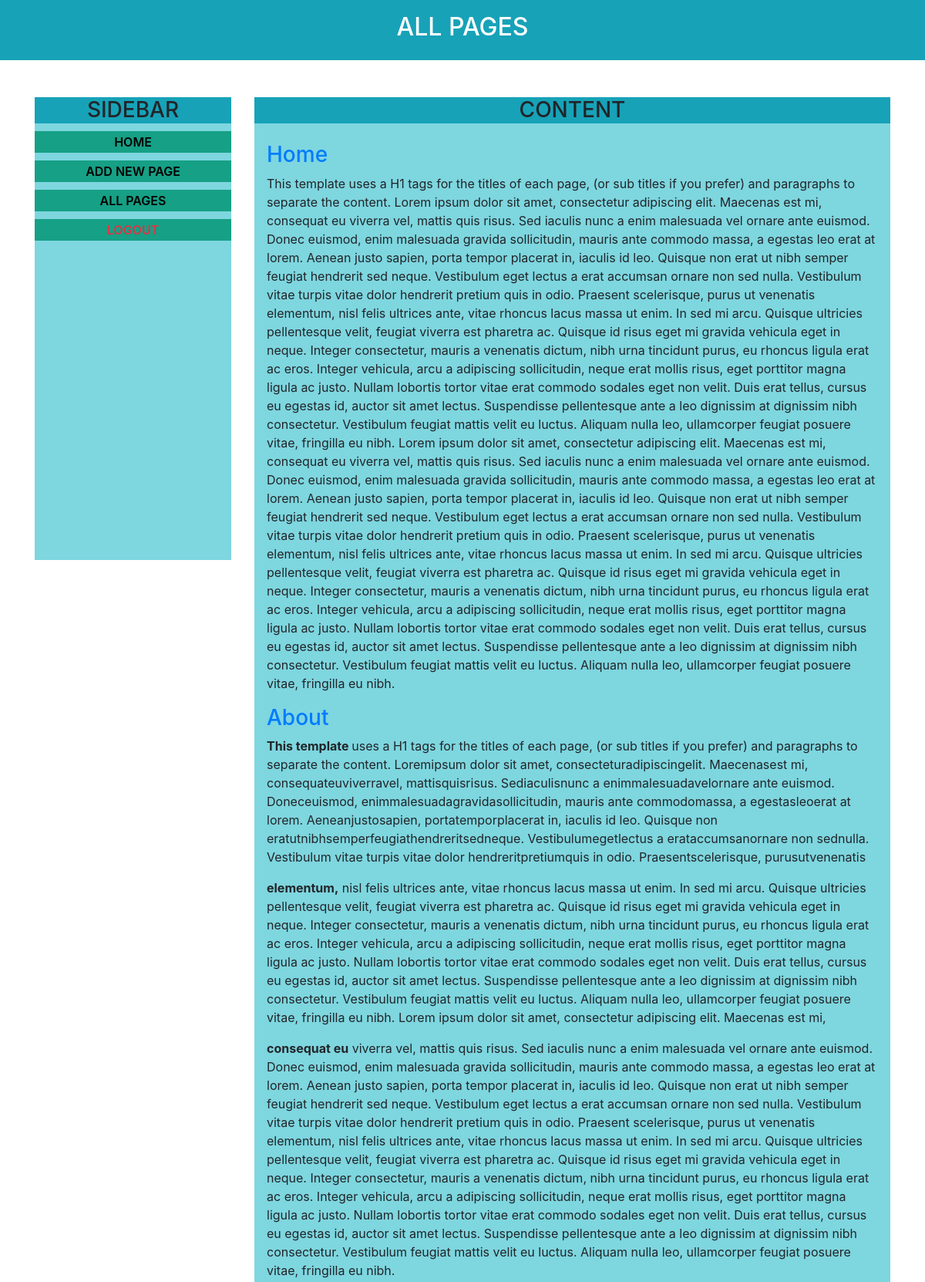
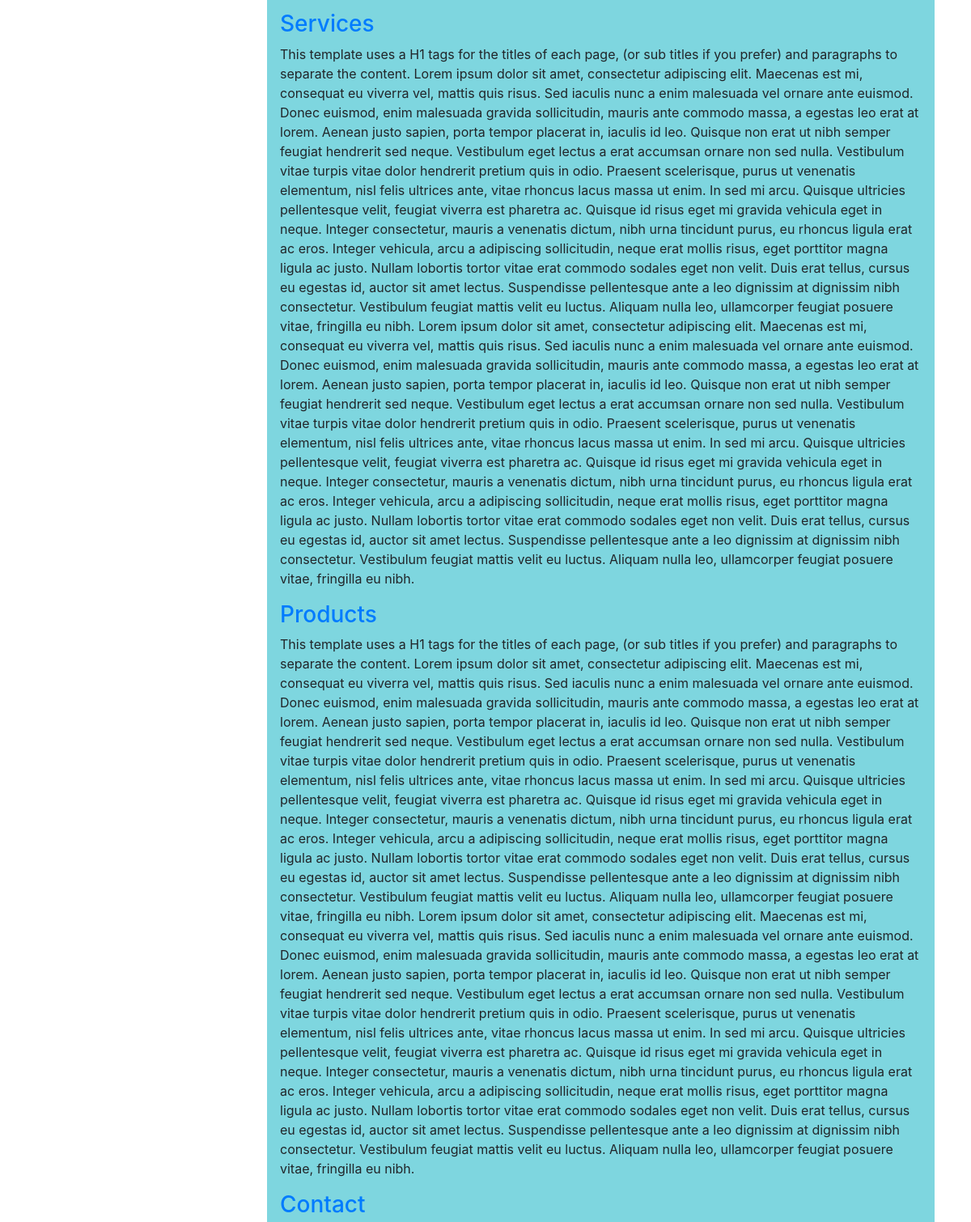
The page /project1/admin/pages.php (signed in, upper part) on the database its author committed (2 pictures, top to bottom).
### tables this page shows
CREATE TABLE `pages` (
  `id` int(11) NOT NULL,
  `pagetitle` varchar(255) NOT NULL,
  `pagecontent` text NOT NULL,
  `url` text NOT NULL,
  `pageid` int(11) NOT NULL
);

### project1/admin/pages.php (the view, shortened to what this page needs)
<?php
require_once("config.php");
?>
<!DOCTYPE html>
<html lang="en">
<head>
<link rel="stylesheet" href="https://stackpath.bootstrapcdn.com/bootstrap/4.5.2/css/bootstrap.min.css">
<link rel="stylesheet" href="style.css">
</head>
<body>
    <div class="bg-info text-uppercase text-center py-3">
    <h2>All Pages</h2>
    </div>
    <div class="container">
        <div class="row">
            <div class="col-md-3">
                <div class="left-sidebar text-uppercase my-5">
                    <h3 class="text-center bg-info">Sidebar</h3>
                    <div class="admin-pages">
                        <ul>
                            <li><a href="../index.php">Home</a></li>
                            <li><a href="add-page.php">Add New Page</a></li>
                            <li><a href="pages.php">All Pages</a></li>
                            <li>
                                <a class="nav-link text-danger" href="../logout.php">logout</a>
                           </li>
                        </ul>
                    </div>
                </div>
            </div>
            <div class="col-md-9">
                <div class="main-content my-5">
                    <h3 class="text-center bg-info text-uppercase">Content</h3>
                    <div class="p-3">
                        <ul>
                            <?php $query = mysqli_query($connection, "SELECT * FROM pages");?>
                            <?php while($row = mysqli_fetch_assoc($query)): ?>
                                <li><h3><a href="edit.php<?php echo $row['url']; ?>"><?php echo $row['pagetitle'];?></a></h3></li>
                                <li><?php echo $row['pagecontent'];?></li>
                            <?php endwhile; ?>
                        </ul>
                    </div>
                </div>
            </div>
        </div>
    </div>
</body>
</html>

### project1/admin/style.css (style rules this page uses)
body { margin: 0; }
.header h2, h2 { color: #fff; }
.main-content, .left-sidebar { background-color: #7ed6df; min-height: 600px; }
ul { margin: 0; padding: 0; list-style: none; }
a,a:hover { text-decoration: none; }
.left-sidebar li { margin: 10px 0; text-align: center; }
.left-sidebar li a { background-color: #16a085; display: block; color: #000; padding: 2px; font-weight: 600; }

### rows shown on the page
pages: pagetitle "Home", pagecontent "This template uses a H1 tags for the titles of each page, (or sub titles if you prefer) and paragraphs to separate the content. Lorem ipsum dolor sit amet, consectetur adipiscing elit. Maecenas est mi, consequat eu viverra vel, mattis quis risus. Sed iaculis nunc a enim malesuada vel ornare ante euismod. Donec euismod, enim malesuada gravida sollicitudin, mauris ante commodo massa, a egestas leo erat at lorem. Aenean justo sapien, porta tempor placerat in, iaculis id leo. Quisque non erat ut nibh semper feugiat hendrerit sed neque. Vestibulum eget lectus a erat accumsan ornare non sed nulla. Vestibulum vitae turpis vitae dolor hendrerit pretium quis in odio. Praesent scelerisque, purus ut…"
pages: pagetitle "About", pagecontent "This template uses a H1 tags for the titles of each page, (or sub titles if you prefer) and paragraphs to separate the content. Loremipsum dolor sit amet, consecteturadipiscingelit. Maecenasest mi, consequateuviverravel, mattisquisrisus. Sediaculisnunc a enimmalesuadavelornare ante euismod. Doneceuismod, enimmalesuadagravidasollicitudin, mauris ante commodomassa, a egestasleoerat at lorem. Aeneanjustosapien, portatemporplacerat in, iaculis id leo. Quisque non eratutnibhsemperfeugiathendreritsedneque. Vestibulumegetlectus a erataccumsanornare non sednulla. Vestibulum vitae turpis vitae dolor hendreritpretiumquis in odio. Praesentscelerisque, purusutvenenatis elementum, nisl felis ultrices…"
pages: pagetitle "Services", pagecontent "This template uses a H1 tags for the titles of each page, (or sub titles if you prefer) and paragraphs to separate the content. Lorem ipsum dolor sit amet, consectetur adipiscing elit. Maecenas est mi, consequat eu viverra vel, mattis quis risus. Sed iaculis nunc a enim malesuada vel ornare ante euismod. Donec euismod, enim malesuada gravida sollicitudin, mauris ante commodo massa, a egestas leo erat at lorem. Aenean justo sapien, porta tempor placerat in, iaculis id leo. Quisque non erat ut nibh semper feugiat hendrerit sed neque. Vestibulum eget lectus a erat accumsan ornare non sed nulla. Vestibulum vitae turpis vitae dolor hendrerit pretium quis in odio. Praesent scelerisque, purus ut…"
pages: pagetitle "Products", pagecontent "This template uses a H1 tags for the titles of each page, (or sub titles if you prefer) and paragraphs to separate the content. Lorem ipsum dolor sit amet, consectetur adipiscing elit. Maecenas est mi, consequat eu viverra vel, mattis quis risus. Sed iaculis nunc a enim malesuada vel ornare ante euismod. Donec euismod, enim malesuada gravida sollicitudin, mauris ante commodo massa, a egestas leo erat at lorem. Aenean justo sapien, porta tempor placerat in, iaculis id leo. Quisque non erat ut nibh semper feugiat hendrerit sed neque. Vestibulum eget lectus a erat accumsan ornare non sed nulla. Vestibulum vitae turpis vitae dolor hendrerit pretium quis in odio. Praesent scelerisque, purus ut…"
pages: pagetitle "Contact"
